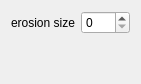
<?xml version="1.0" encoding="UTF-8"?>
<ui version="4.0">
 <class>Form</class>
 <widget class="QWidget" name="Form">
  <property name="geometry">
   <rect>
    <x>0</x>
    <y>0</y>
    <width>141</width>
    <height>84</height>
   </rect>
  </property>
  <property name="windowTitle">
   <string>Form</string>
  </property>
  <layout class="QVBoxLayout" name="verticalLayout">
   <item>
    <layout class="QVBoxLayout" name="verticalLayout_2">
     <item>
      <layout class="QHBoxLayout" name="horizontalLayout">
       <item>
        <widget class="QLabel" name="label">
         <property name="text">
          <string>erosion size</string>
         </property>
        </widget>
       </item>
       <item>
        <widget class="QSpinBox" name="spin">
         <property name="keyboardTracking">
          <bool>false</bool>
         </property>
         <property name="minimum">
          <number>0</number>
         </property>
        </widget>
       </item>
      </layout>
     </item>
     <item>
      <spacer name="verticalSpacer">
       <property name="orientation">
        <enum>Qt::Vertical</enum>
       </property>
       <property name="sizeHint" stdset="0">
        <size>
         <width>20</width>
         <height>40</height>
        </size>
       </property>
      </spacer>
     </item>
    </layout>
   </item>
  </layout>
 </widget>
 <resources/>
 <connections/>
</ui>
